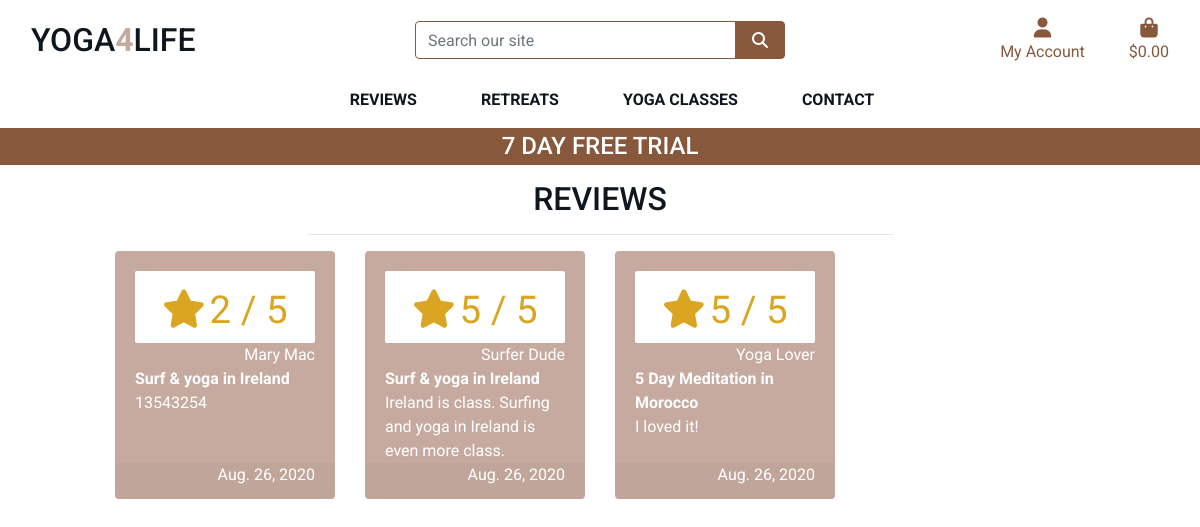
Screenshot of /reviews/ (signed in) with the database file from the repository.
### reviews/models.py (models this page shows)
class Review(models.Model):
    RATING_CHOICES = (
        (1, '1'),
        (2, '2'),
        (3, '3'),
        (4, '4'),
        (5, '5'),
    )
    PRODUCT_CHOICES = (
        ('5 Day Meditation in Morocco', '5 Day Meditation in Morocco'),
        ('7 Day Authentic Yoga Retreat in Ireland', '7 Day Authentic Yoga Retreat in Ireland'),
        ('5 Day Authentic Yoga in Italy', '5 Day Authentic Yoga in Italy'),
        ('Surf & yoga in Ireland', 'Surf & yoga in Ireland'),
        ('Hatha Yoga', 'Hatha Yoga'),
        ('Yoga 4 Beginners', 'Yoga 4 Beginners'),
        ('Ashtanga Yoga', 'Ashtanga Yoga'),
        ('Vinyasa yoga', 'Vinyasa yoga'),
        ('Iyengar Yoga', 'Iyengar Yoga'),
    )
    product = models.CharField(max_length=200, choices=PRODUCT_CHOICES)
    date = models.DateTimeField(auto_now_add=True, blank=True, null=True)
    user_name = models.CharField(max_length=100)
    comment = models.CharField(max_length=200)
    rating = models.IntegerField(choices=RATING_CHOICES)

### reviews/views.py (the view)
# urls.py: path('', views.all_reviews, name='reviews'),
def all_reviews(request):
    reviews = Review.objects.order_by('-date') #to display reviews by latest review
    context = {
        'reviews': reviews
        }
    return render(request, 'reviews/reviews.html', context)

### cart/contexts.py (called while the page is built, shortened)
def cart_contents(request):
    cart_items = []
    total = 0
    product_count = 0
    cart = request.session.get('cart', {})
    grand_total = total
    context = {
        'cart_items': cart_items,
        'total': total,
        'retreat_count': product_count,
        'grand_total': grand_total,
    }
    return context

### reviews/templates/reviews/reviews.html (shortened to what this page needs)
{% extends "base.html" %}
{% load static %}
{% block page_header %}
    <div class="container header-container">
    </div>
{% endblock %}
{% block content %}
    <div class="container-fluid">
        <div class="row">
            <div class="col text-center mt-3">
                <h2 class="logo-font">Reviews</h2>
                <hr class="w-50 mb-1">
            </div>
        </div>
        <div class="row">
            <div class="retreat-container col-10 offset-1">
                <div class="row">
                {% for review in reviews %}
                        <div class="col-sm-6 col-md-6 col-lg-4 col-xl-3">
                            <div class="card h-100 border-0">
                                <div class="card-body pb-0">
                                    {% if review.rating %}
                                    <div class="card-white-lg">
                                        <small class="text-gold"><i class="fas fa-star mr-1"></i>{{ review.rating }} / 5</small>
                                    </div>
                                    {% else %}
                                        <small class="text-gold">No Rating</small>
                                    {% endif %}
                                    <p class="mb-0 text-right">{{ review.user_name }}</p>
                                    <p class="mb-0 font-weight-bold">{{ review.product }}</p>
                                    <p class="mb-0">{{ review.comment }}</p>
                                </div>
                                <div class="card-footer pt-0 border-0 text-left">
                                    <div class="row">
                                        <div class="col">
                                             <p class="mb-0 text-right">{{ review.date.date }}</p>
                                        </div>
                                    </div>
                                </div>
                            </div>
                        </div>
                    {% endfor %}
            </div>
        </div>
    </div>
{% endblock %}

### static/css/base.css (style rules this page uses)
html { height: 100%; }
body { height: calc(100vh - 164px); color: #555; font-family: 'Roboto', sans-serif; }
.logo-font { text-transform: uppercase; color: #0f161f; }
.card-white-lg { width: 100%; height: auto; padding: 4px, 2px; background-color: white; border-radius: 2px; font-size: 48px; text-align: center; }
.text-gold { color: goldenrod !important; }
.card { color: white; background-color:#c6aaa0; border-radius: 4px; overflow: hidden; }
@media (min-width: 1200px) { .container { max-width: 80%; } }
@media (min-width: 992px) { .header-container { padding-top: 164px; } }

### rows the page displays
Review: rating "2", user_name "Mary Mac", product "Surf & yoga in Ireland", comment "13543254", date "Aug. 26, 2020"
Review: rating "5", user_name "Surfer Dude", product "Surf & yoga in Ireland", comment "Ireland is class. Surfing and yoga in Ireland is even more class.", date "Aug. 26, 2020"
Review: rating "5", user_name "Yoga Lover", product "5 Day Meditation in Morocco", comment "I loved it!", date "Aug. 26, 2020"
